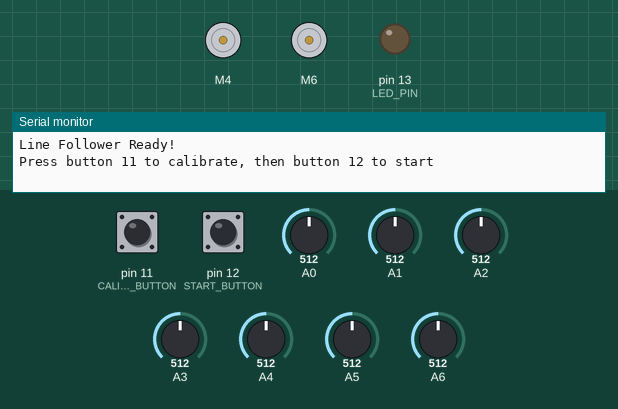
Simulated run of this sketch. Board: Arduino Uno, built with avr-gcc and run on an emulated ATmega328P. Shown: 2 × DC motor (green arrow = forward, orange = backward, longer = faster), output pins drawn as LEDs (lit = HIGH), the last lines printed to the serial monitor. Inputs (shaded band) come from the test bench; at power-on: pin 11 (CALIBRATE_BUTTON) HIGH, pin 12 (START_BUTTON) HIGH, A0 = 512, A1 = 512, A2 = 512, A3 = 512, A4 = 512, A5 = 512, A6 = 512.

Above: at 1.2 s.
1.3 s: pin 11 (CALIBRATE_BUTTON) pulled LOW for 0.15 s
At 1.55 s:
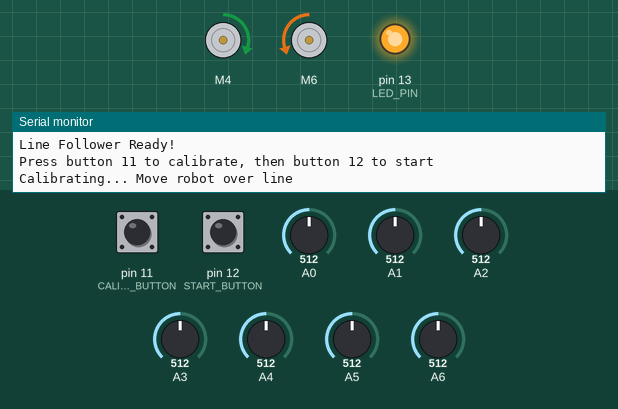
4.3 s: pin 12 (START_BUTTON) pulled LOW for 3.2 s
At 8.0 s:
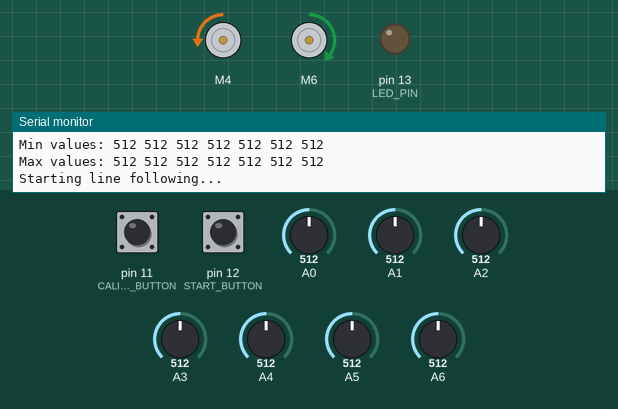
Timing chart, 0 to 9.5 s (numbered marks = the images above; inputs shaded):
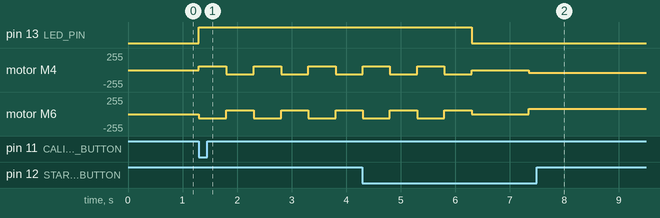

The sketch:

base_version_1.ino
```cpp
#include <SparkFun_TB6612.h>

// Configuration - Easy to modify
const bool IS_BLACK_LINE = true;      // true for black line, false for white line
const int BASE_SPEED = 100;           // Base motor speed (0-255)
const int MAX_SPEED = 200;            // Maximum motor speed
const int NUM_SENSORS = 5;            // Number of sensors (5 or 7)

// PID Constants - Tuned for good performance
const float KP = 0.08;                // Proportional gain
const float KD = 1.8;                 // Derivative gain
const float KI = 0.001;               // Integral gain (small to prevent windup)

// Motor pins
#define AIN1 4
#define AIN2 3
#define BIN1 6
#define BIN2 7
#define PWMA 9
#define PWMB 10
#define STBY 5

// Control pins
#define CALIBRATE_BUTTON 11
#define START_BUTTON 12
#define LED_PIN 13

// Motor objects
Motor leftMotor = Motor(AIN1, AIN2, PWMA, 1, STBY);
Motor rightMotor = Motor(BIN1, BIN2, PWMB, 1, STBY);

// Sensor arrays
int sensorMin[7] = {1023, 1023, 1023, 1023, 1023, 1023, 1023};
int sensorMax[7] = {0, 0, 0, 0, 0, 0, 0};
int sensorValues[7];

// PID variables
int lastError = 0;
int integral = 0;
bool onLine = false;

void setup() {
  Serial.begin(9600);

  // Setup pins
  pinMode(CALIBRATE_BUTTON, INPUT_PULLUP);
  pinMode(START_BUTTON, INPUT_PULLUP);
  pinMode(LED_PIN, OUTPUT);

  // Optimize ADC for faster readings
  ADCSRA = (ADCSRA & 0xF8) | 0x04; // Set ADC prescaler to 16 for faster conversion

  Serial.println("Line Follower Ready!");
  Serial.println("Press button 11 to calibrate, then button 12 to start");
}

void loop() {
  // Wait for calibration
  if (digitalRead(CALIBRATE_BUTTON) == LOW) {
    calibrateSensors();
    while (digitalRead(CALIBRATE_BUTTON) == LOW) delay(10); // Wait for release
  }

  // Wait for start
  if (digitalRead(START_BUTTON) == LOW) {
    delay(1000); // Give time to place robot
    runLineFollower();
  }
}

void calibrateSensors() {
  Serial.println("Calibrating... Move robot over line");
  digitalWrite(LED_PIN, HIGH);

  // Reset min/max values
  for (int i = 0; i < 7; i++) {
    sensorMin[i] = 1023;
    sensorMax[i] = 0;
  }

  // Calibrate by rotating
  unsigned long startTime = millis();
  while (millis() - startTime < 5000) { // 5 second calibration
    // Alternate rotation direction
    if ((millis() - startTime) % 1000 < 500) {
      leftMotor.drive(60);
      rightMotor.drive(-60);
    } else {
      leftMotor.drive(-60);
      rightMotor.drive(60);
    }

    // Read and update sensor ranges
    updateSensorRanges();
    delay(10);
  }

  stopMotors();
  digitalWrite(LED_PIN, LOW);

  Serial.println("Calibration complete!");
  printCalibration();
}

void updateSensorRanges() {
  for (int i = 0; i < 7; i++) {
    int reading = analogRead(i);
    if (reading < sensorMin[i]) sensorMin[i] = reading;
    if (reading > sensorMax[i]) sensorMax[i] = reading;
  }
}

void runLineFollower() {
  Serial.println("Starting line following...");

  while (true) {
    readSensors();

    if (onLine) {
      // Use PID control when on line
      followLineWithPID();
      digitalWrite(LED_PIN, HIGH);
    } else {
      // Search for line when lost
      searchForLine();
      digitalWrite(LED_PIN, LOW);
    }

    // Small delay for stability
    delay(5);
  }
}

void readSensors() {
  onLine = false;
  int startSensor = (NUM_SENSORS == 5) ? 1 : 0;
  int endSensor = (NUM_SENSORS == 5) ? 6 : 7;

  for (int i = startSensor; i < endSensor; i++) {
    // Read and normalize sensor value (0-1000)
    int raw = analogRead(i);
    sensorValues[i] = map(raw, sensorMin[i], sensorMax[i], 0, 1000);
    sensorValues[i] = constrain(sensorValues[i], 0, 1000);

    // Check if we're on the line
    bool sensorOnLine = IS_BLACK_LINE ? (sensorValues[i] > 500) : (sensorValues[i] < 500);
    if (sensorOnLine) onLine = true;
  }
}

void followLineWithPID() {
  // Calculate position error
  int error = calculateError();

  // PID calculations
  integral += error;
  integral = constrain(integral, -1000, 1000); // Prevent integral windup

  int derivative = error - lastError;
  int pidOutput = (KP * error) + (KI * integral) + (KD * derivative);

  lastError = error;

  // Calculate motor speeds
  int leftSpeed = BASE_SPEED - pidOutput;
  int rightSpeed = BASE_SPEED + pidOutput;

  // Constrain speeds
  leftSpeed = constrain(leftSpeed, -MAX_SPEED, MAX_SPEED);
  rightSpeed = constrain(rightSpeed, -MAX_SPEED, MAX_SPEED);

  // Drive motors
  leftMotor.drive(leftSpeed);
  rightMotor.drive(rightSpeed);
}

int calculateError() {
  if (NUM_SENSORS == 5) {
    // Weighted error calculation for 5 sensors
    return (3 * sensorValues[1] + 1 * sensorValues[2] - 1 * sensorValues[4] - 3 * sensorValues[5]);
  } else {
    // Weighted error calculation for 7 sensors
    return (3 * sensorValues[0] + 2 * sensorValues[1] + 1 * sensorValues[2]
            - 1 * sensorValues[4] - 2 * sensorValues[5] - 3 * sensorValues[6]);
  }
}

void searchForLine() {
  // Turn in the direction of the last known error
  int searchSpeed = 80;

  if (lastError > 0) {
    // Line was to the right, turn right
    leftMotor.drive(searchSpeed);
    rightMotor.drive(-searchSpeed/2);
  } else {
    // Line was to the left, turn left
    leftMotor.drive(-searchSpeed/2);
    rightMotor.drive(searchSpeed);
  }
}

void stopMotors() {
  leftMotor.drive(0);
  rightMotor.drive(0);
}

void printCalibration() {
  Serial.print("Min values: ");
  for (int i = 0; i < 7; i++) {
    Serial.print(sensorMin[i]);
    Serial.print(" ");
  }
  Serial.println();

  Serial.print("Max values: ");
  for (int i = 0; i < 7; i++) {
    Serial.print(sensorMax[i]);
    Serial.print(" ");
  }
  Serial.println();
}
```

Measured:
- after the input at 1.3 s, pin 13 (LED_PIN): LOW → HIGH at once; motor M4, motor M6: alternates forward 60/255 for 0.50 s and backward 60/255 for 0.50 s, starting at once
